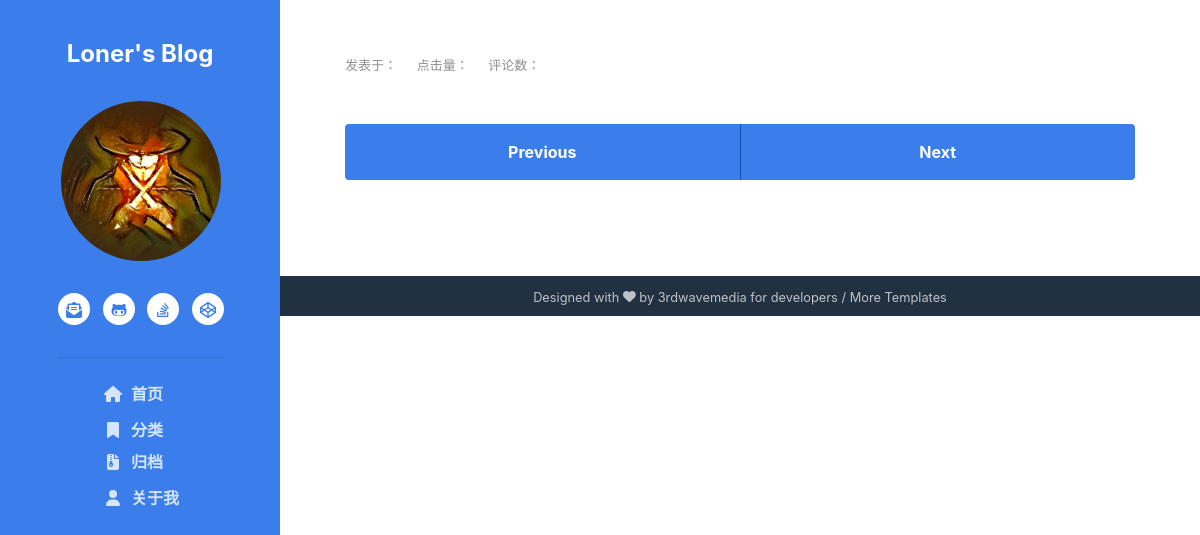
Page /article?id=2 on the earlier database version.
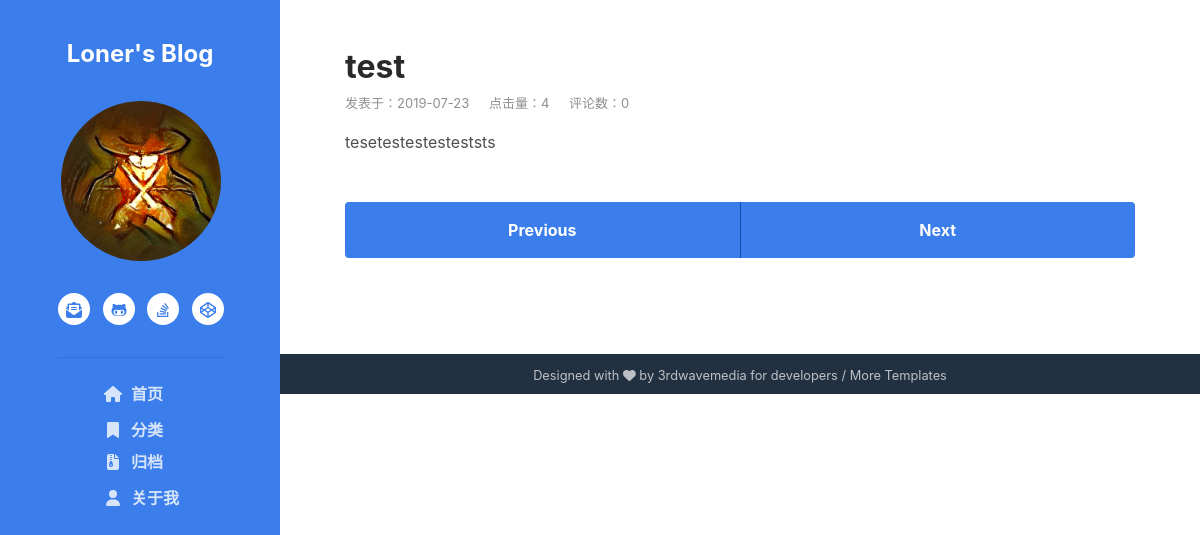
Same page on the later database version.
### myBlog/models.py (models this page shows, shortened)
class Article(models.Model):
    title = models.CharField(max_length=50, verbose_name='文章标题')
    desc = models.CharField(max_length=50, verbose_name='文章描述')
    content = MDTextField(verbose_name='文章内容')
    click_count = models.IntegerField(default=0, verbose_name='点击次数')
    is_recommend = models.BooleanField(default=False, verbose_name='是否推荐')
    date_publish = models.DateTimeField(auto_now_add=True, verbose_name='发布时间')
    user = models.ForeignKey(User, verbose_name='用户', on_delete=models.CASCADE)
    category = models.ForeignKey(Category, blank=True, null=True, verbose_name='分类', on_delete=models.CASCADE)
    tag = models.ManyToManyField(Tag, verbose_name='标签')
    objects = ArticleManager()
    class Meta:
        verbose_name = '文章'
        verbose_name_plural = verbose_name
        ordering = ['-date_publish']

### myBlog/views.py (the view, shortened to what this page needs)
# urls.py: path('article', article, name='article'),
def article(request):
    try:
        id = request.GET.get('id', None)
        try:
            article = Article.objects.get(pk=id)
        except Article.DoesNotExist:
            return render(request, 'failure.html', {'reason': '没有找到对应的文章'})
        comment_form = CommentForm({'author': request.user.username,
                                    'email': request.user.email,
                                    'url': request.user.url,
                                    'article': id} if request.user.is_authenticated() else {'article': id})
        comments = Comment.objects.filter(article=article).order_by('id')
        comment_list = []
    except Exception as e:
        logger.error(e)
    return render(request, 'article.html', locals())

### myBlog/models.py (called while the page is built)
    def distinct_date(self):
        distinct_date_list = []
        date_list = self.values('date_publish')
        for date in date_list:
            date = date['date_publish'].strftime('%Y/%m文章存档')
            if date not in distinct_date_list:
                distinct_date_list.append(date)
        return distinct_date_list

### templates/article.html (shortened to what this page needs)
{% extends 'base.html' %}
{% load static %}
{% block custom_css %}
    <link rel="stylesheet"
          href="https://cdnjs.cloudflare.com/ajax/libs/highlight.js/9.14.2/styles/monokai-sublime.min.css">
{% endblock %}
{% block main_wrapper %}
    <div class="main-wrapper">
        <article class="blog-post px-3 py-5 p-md-5">
            <div class="container">
                <header class="blog-post-header">
                    <h2 class="title mb-2">{{ article.title }}</h2>
                    <div class="meta mb-3">
                        <span class="date">发表于：{{ article.date_publish | date:'Y-m-d' }}</span>
                        <span class="time">点击量：{{ article.click_count }}</span>
                        <span class="comment">评论数：{{ article.comment_set.all.count }}</span>
                    </div>
                </header>
                <div class="blog-post-body">
                    {{ article.content }}
                </div>
                <nav class="blog-nav nav nav-justified my-5">
                    <a class="nav-link-prev nav-item nav-link rounded-left" href="index.html">Previous</a>
                    <a class="nav-link-next nav-item nav-link rounded-right" href="blog-list.html">Next<i
                            class="arrow-next fas fa-long-arrow-alt-right"></i></a>
                </nav>
            </div>
        </article>
        {% include 'footer.html' %}
    </div>
{% endblock %}

Differences in the rows shown:
added Article: title "test", date_publish "2019-07-23", click_count "4", comment_set.all.count "0", content "tesetestestesteststs"
